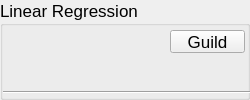
             <widget class="QWidget" name="LR">
              <layout class="QVBoxLayout" name="verticalLayout_13">
               <property name="spacing">
                <number>0</number>
               </property>
               <property name="leftMargin">
                <number>0</number>
               </property>
               <property name="topMargin">
                <number>0</number>
               </property>
               <property name="rightMargin">
                <number>0</number>
               </property>
               <property name="bottomMargin">
                <number>0</number>
               </property>
               <item>
                <widget class="QGroupBox" name="LR_groupBox">
                 <property name="minimumSize">
                  <size>
                   <width>250</width>
                   <height>0</height>
                  </size>
                 </property>
                 <property name="font">
                  <font>
                   <pointsize>13</pointsize>
                  </font>
                 </property>
                 <property name="styleSheet">
                  <string notr="true"/>
                 </property>
                 <property name="title">
                  <string>Linear Regression</string>
                 </property>
                 <widget class="QWidget" name="verticalLayoutWidget_4">
                  <property name="geometry">
                   <rect>
                    <x>0</x>
                    <y>60</y>
                    <width>271</width>
                    <height>501</height>
                   </rect>
                  </property>
                  <layout class="QVBoxLayout" name="verticalLayout_14">
                   <property name="leftMargin">
                    <number>3</number>
                   </property>
                   <property name="topMargin">
                    <number>3</number>
                   </property>
                   <property name="rightMargin">
                    <number>3</number>
                   </property>
                   <property name="bottomMargin">
                    <number>3</number>
                   </property>
                   <item>
                    <widget class="Line" name="line_28">
                     <property name="orientation">
                      <enum>Qt::Horizontal</enum>
                     </property>
                    </widget>
                   </item>
                   <item>
                    <layout class="QHBoxLayout" name="horizontalLayout_25">
                     <property name="leftMargin">
                      <number>10</number>
                     </property>
                     <property name="rightMargin">
                      <number>5</number>
                     </property>
                     <item>
                      <widget class="QLabel" name="label_23">
                       <property name="text">
                        <string>Penalty</string>
                       </property>
                      </widget>
                     </item>
                     <item>
                      <widget class="QComboBox" name="penalty_LR_comboBox">
                       <item>
                        <property name="text">
                         <string>None</string>
                        </property>
                       </item>
                       <item>
                        <property name="text">
                         <string>L1</string>
                        </property>
                       </item>
                       <item>
                        <property name="text">
                         <string>L2</string>
                        </property>
                       </item>
                       <item>
                        <property name="text">
                         <string>Elasticnet</string>
                        </property>
                       </item>
                      </widget>
                     </item>
                    </layout>
                   </item>
                   <item>
                    <widget class="Line" name="line_29">
                     <property name="orientation">
                      <enum>Qt::Horizontal</enum>
                     </property>
                    </widget>
                   </item>
                   <item>
                    <layout class="QHBoxLayout" name="horizontalLayout_26">
                     <property name="leftMargin">
                      <number>10</number>
                     </property>
                     <property name="rightMargin">
                      <number>5</number>
                     </property>
                     <item>
                      <widget class="QLabel" name="label_24">
                       <property name="text">
                        <string>C</string>
                       </property>
                      </widget>
                     </item>
                     <item>
                      <widget class="QDoubleSpinBox" name="c_LR_spinBox">
                       <property name="minimum">
                        <double>0.010000000000000</double>
                       </property>
                       <property name="maximum">
                        <double>100.000000000000000</double>
                       </property>
                       <property name="singleStep">
                        <double>0.010000000000000</double>
                       </property>
                       <property name="value">
                        <double>0.010000000000000</double>
                       </property>
                      </widget>
                     </item>
                    </layout>
                   </item>
                   <item>
                    <widget class="Line" name="line_30">
                     <property name="orientation">
                      <enum>Qt::Horizontal</enum>
                     </property>
                    </widget>
                   </item>
                   <item>
                    <layout class="QHBoxLayout" name="horizontalLayout_27">
                     <property name="leftMargin">
                      <number>10</number>
                     </property>
                     <property name="rightMargin">
                      <number>5</number>
                     </property>
                     <item>
                      <widget class="QLabel" name="label_25">
                       <property name="font">
                        <font>
                         <family>MS Shell Dlg 2</family>
                         <weight>50</weight>
                         <bold>false</bold>
                        </font>
                       </property>
                       <property name="text">
                        <string>Max iter</string>
                       </property>
                      </widget>
                     </item>
                     <item>
                      <widget class="QSpinBox" name="maxIter_spinBox">
                       <property name="minimum">
                        <number>1</number>
                       </property>
                       <property name="maximum">
                        <number>10000000</number>
                       </property>
                       <property name="value">
                        <number>1000</number>
                       </property>
                      </widget>
                     </item>
                    </layout>
                   </item>
                   <item>
                    <widget class="Line" name="line_31">
                     <property name="orientation">
                      <enum>Qt::Horizontal</enum>
                     </property>
                    </widget>
                   </item>
                   <item>
                    <layout class="QHBoxLayout" name="horizontalLayout_28">
                     <property name="leftMargin">
                      <number>10</number>
                     </property>
                     <property name="rightMargin">
                      <number>5</number>
                     </property>
                     <item>
                      <widget class="QLabel" name="label_26">
                       <property name="text">
                        <string>Solver</string>
                       </property>
                      </widget>
                     </item>
                     <item>
                      <widget class="QComboBox" name="solver_LR_comboBox">
                       <item>
                        <property name="text">
                         <string>lbfgs</string>
                        </property>
                       </item>
                       <item>
                        <property name="text">
                         <string>newton-cg</string>
                        </property>
                       </item>
                       <item>
                        <property name="text">
                         <string>liblinear</string>
                        </property>
                       </item>
                       <item>
                        <property name="text">
                         <string>sag</string>
                        </property>
                       </item>
                       <item>
                        <property name="text">
                         <string>saga</string>
                        </property>
                       </item>
                      </widget>
                     </item>
                    </layout>
                   </item>
                   <item>
                    <widget class="Line" name="line_38">
                     <property name="orientation">
                      <enum>Qt::Horizontal</enum>
                     </property>
                    </widget>
                   </item>
                   <item>
                    <widget class="Line" name="line_37">
                     <property name="orientation">
                      <enum>Qt::Horizontal</enum>
                     </property>
                    </widget>
                   </item>
                  </layout>
                 </widget>
                 <widget class="QPushButton" name="paraGuild_LR_btn">
                  <property name="geometry">
                   <rect>
                    <x>10</x>
                    <y>570</y>
                    <width>181</width>
                    <height>31</height>
                   </rect>
                  </property>
                  <property name="font">
                   <font>
                    <pointsize>-1</pointsize>
                   </font>
                  </property>
                  <property name="cursor">
                   <cursorShape>PointingHandCursor</cursorShape>
                  </property>
                  <property name="styleSheet">
                   <string notr="true">color: rgb(0, 0, 255);</string>
                  </property>
                  <property name="text">
                   <string>Parameter Recommend</string>
                  </property>
                  <property name="icon">
                   <iconset>
                    <normaloff>../icon/hint.png</normaloff>../icon/hint.png</iconset>
                  </property>
                 </widget>
                 <widget class="QPushButton" name="guild_LR_btn">
                  <property name="geometry">
                   <rect>
                    <x>170</x>
                    <y>30</y>
                    <width>75</width>
                    <height>23</height>
                   </rect>
                  </property>
                  <property name="text">
                   <string>Guild</string>
                  </property>
                  <property name="icon">
                   <iconset resource="../icon/designer.qrc">
                    <normaloff>:/images/search.png</normaloff>:/images/search.png</iconset>
                  </property>
                 </widget>
                </widget>
               </item>
              </layout>
             </widget>
